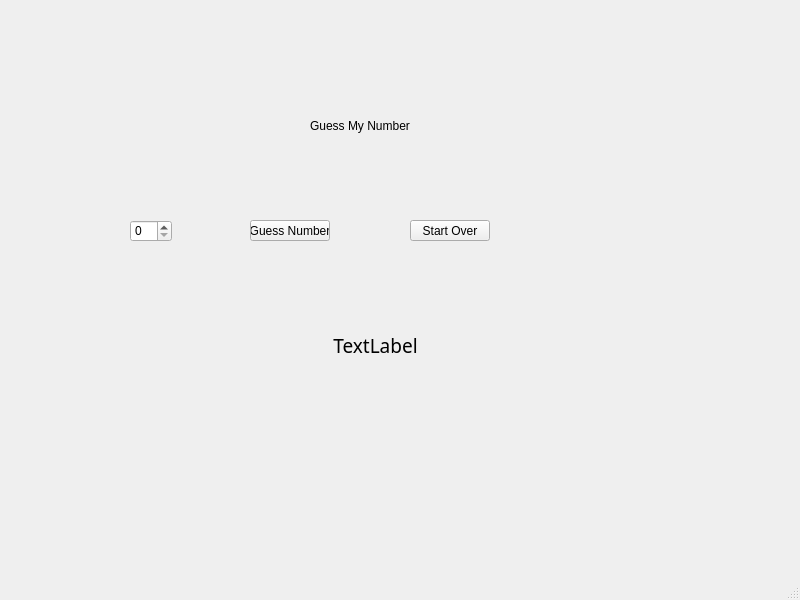
<?xml version="1.0" encoding="UTF-8"?>
<ui version="4.0">
 <class>MainWindow</class>
 <widget class="QMainWindow" name="MainWindow">
  <property name="geometry">
   <rect>
    <x>0</x>
    <y>0</y>
    <width>800</width>
    <height>600</height>
   </rect>
  </property>
  <property name="windowTitle">
   <string>MainWindow</string>
  </property>
  <widget class="QWidget" name="centralwidget">
   <widget class="QLabel" name="label">
    <property name="geometry">
     <rect>
      <x>310</x>
      <y>110</y>
      <width>191</width>
      <height>31</height>
     </rect>
    </property>
    <property name="styleSheet">
     <string notr="true">font: 14pt &quot;MS Gothic&quot;;</string>
    </property>
    <property name="text">
     <string>Guess My Number</string>
    </property>
   </widget>
   <widget class="QSpinBox" name="spinBox">
    <property name="geometry">
     <rect>
      <x>130</x>
      <y>220</y>
      <width>42</width>
      <height>22</height>
     </rect>
    </property>
   </widget>
   <widget class="QPushButton" name="pushButton">
    <property name="geometry">
     <rect>
      <x>250</x>
      <y>220</y>
      <width>80</width>
      <height>21</height>
     </rect>
    </property>
    <property name="text">
     <string>Guess Number</string>
    </property>
   </widget>
   <widget class="QPushButton" name="pushButton_2">
    <property name="geometry">
     <rect>
      <x>410</x>
      <y>220</y>
      <width>80</width>
      <height>21</height>
     </rect>
    </property>
    <property name="text">
     <string>Start Over</string>
    </property>
   </widget>
   <widget class="QLabel" name="label_2">
    <property name="geometry">
     <rect>
      <x>100</x>
      <y>320</y>
      <width>551</width>
      <height>51</height>
     </rect>
    </property>
    <property name="font">
     <font>
      <family>Bahnschrift Light Condensed</family>
      <pointsize>14</pointsize>
      <weight>50</weight>
      <bold>false</bold>
     </font>
    </property>
    <property name="layoutDirection">
     <enum>Qt::LeftToRight</enum>
    </property>
    <property name="text">
     <string>TextLabel</string>
    </property>
    <property name="alignment">
     <set>Qt::AlignCenter</set>
    </property>
   </widget>
  </widget>
  <widget class="QMenuBar" name="menubar">
   <property name="geometry">
    <rect>
     <x>0</x>
     <y>0</y>
     <width>800</width>
     <height>20</height>
    </rect>
   </property>
  </widget>
  <widget class="QStatusBar" name="statusbar"/>
 </widget>
 <resources/>
 <connections/>
</ui>
